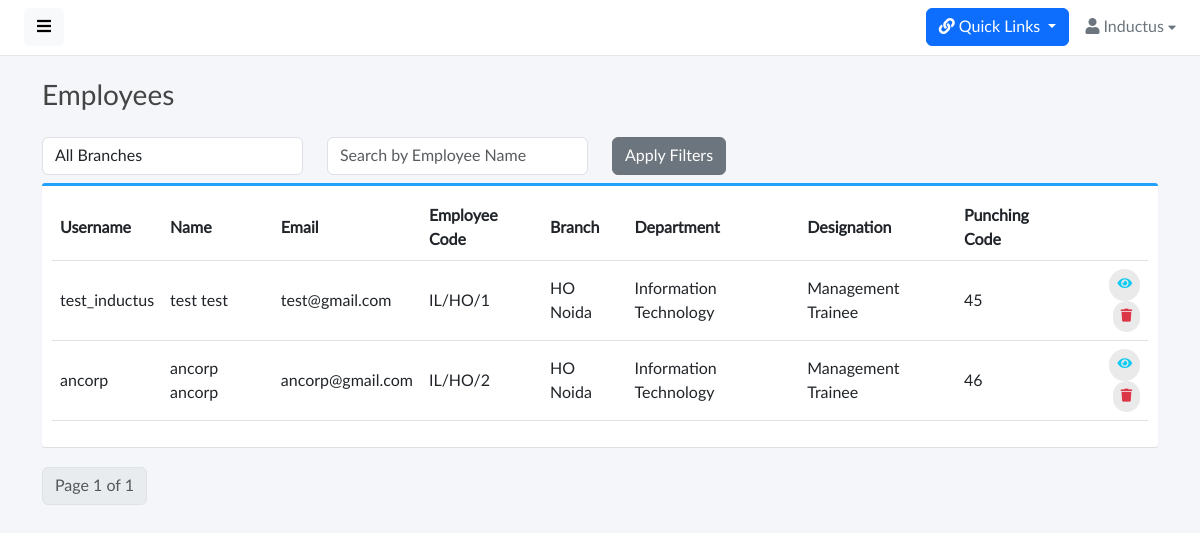
Before: /employees/ (signed in) with the older database file.
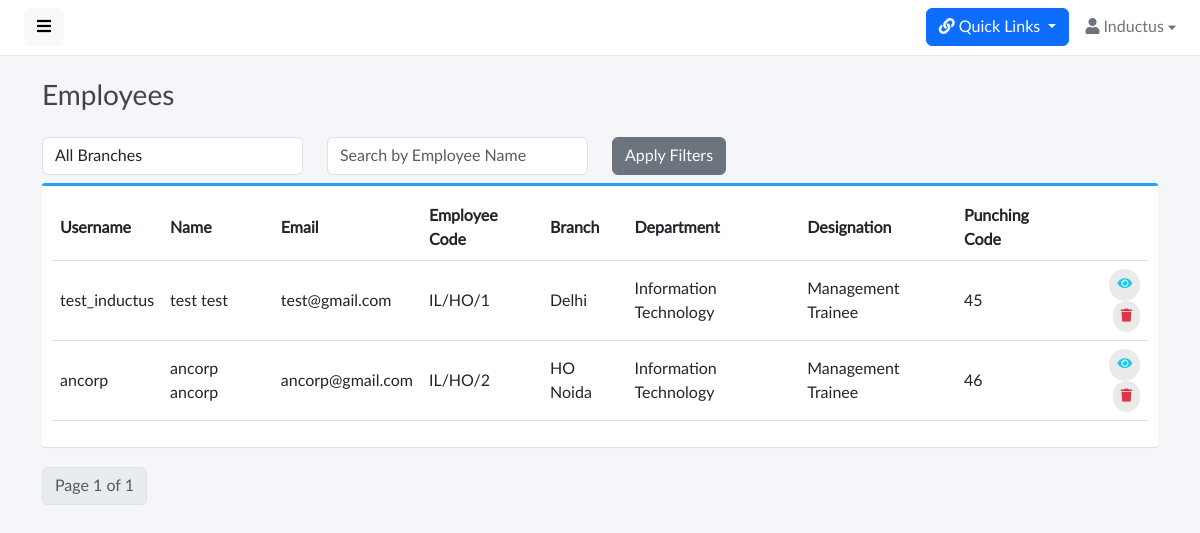
After: the same page with the newer database file.
### base/models.py (models this page shows, shortened)
class Employee(models.Model):
    GENDER_CHOICES = [
        ('Male', 'Male'),
        ('Female', 'Female'),
    ]
    SHIFT_CHOICES = [
        ('General', 'General'),
        ('UNICEF', 'UNICEF'),
    ]
    EMPLOYEE_TYPE_CHOICES = [
        ('Permanent','Permanent')
    ]
    GRADE_CHOICES = [
        ('Employee','Employee'),
        ('Consultant','Consultant'),
        ('UNF Employee','UNF Employee'),
        ('UNF Supervisor','UNF Supervisor'),
    ]
    id = models.CharField(max_length=25,primary_key=True,default=generate_unique_id,editable=False)
    user = models.OneToOneField(User, on_delete=models.CASCADE,editable=False)
    employee_code = models.CharField(max_length=20,unique=True,null=True,blank=True)
    first_name = models.CharField(max_length=100 ,null=True,blank=True)
    middle_name = models.CharField(max_length=100,blank=True,null=True)
    last_name = models.CharField(max_length=100 , null=True,blank=True)
    email = models.CharField(max_length=100, null=True,blank=True , unique=True)
    official_email= models.CharField(max_length=100, blank=True , null=True , unique=True)
    gender = models.CharField(max_length=10, choices=GENDER_CHOICES)
    punching_code = models.IntegerField(unique=True , null=True , blank=True)
    date_of_joining = models.DateField(null=True)
    branch = models.ForeignKey(Branch, on_delete=models.SET_NULL,null=True,blank=True)
    department = models.ForeignKey(Department, on_delete=models.SET_NULL, null=True,blank=True)
    designation = models.ForeignKey(Designation, on_delete=models.SET_NULL,null=True,blank=True)
    employee_type = models.CharField(max_length=100, choices=EMPLOYEE_TYPE_CHOICES)
    shift = models.CharField(max_length=100, choices=SHIFT_CHOICES)
    grade = models.CharField(max_length=100, choices=GRADE_CHOICES)
    reporting_manager = models.ForeignKey(
        'self',
        on_delete=models.SET_NULL,
        null=True,
        blank=True,
        related_name='reportees'
    )
    ctc = models.CharField(max_length=20,null=True,blank=True)
    gross_salary = models.CharField(max_length=20,null=True,blank=True)
    basic_salary = models.CharField(max_length=20,null=True,blank=True)

class Branch(models.Model):
    id = models.CharField(default=generate_unique_id,primary_key=True,editable=False,max_length=25)
    branch_name = models.CharField(max_length=100,unique=True)
    branch_code = models.CharField(max_length=100,unique=True)
    address = models.CharField(max_length=200,blank=True,null=True)
    tehsil = models.CharField(max_length=100,blank=True,null=True)
    district = models.CharField(max_length=100,blank=True,null=True)
    city = models.CharField(max_length=50,blank=True,null=True)
    state = models.CharField(max_length=50,choices=STATE_CHOICES,blank=True,null=True)
    country = CountryField(blank_label="(select country)")
    status = models.BooleanField()
    def __str__(self):
        return self.branch_name

class Department(models.Model):
    id = models.CharField(max_length=25,primary_key=True,default=generate_unique_id,editable=False)
    department_name = models.CharField(max_length=100,unique=True)
    department_code = models.CharField(max_length=5,unique=True,blank=True,null=True)
    status = models.BooleanField(default=True)
    def __str__(self):
        return self.department_name

class Designation(models.Model):
    id = models.CharField(max_length=25,primary_key=True,default=generate_unique_id,editable=False)
    designation_name = models.CharField(max_length=100,unique=True)
    designation_code = models.CharField(max_length=5,unique=True,blank=True,null=True)
    status = models.BooleanField(default=True)
    def __str__(self):
        return self.designation_name

### base/views.py (the view)
# urls.py: path('employees/',views.EmployeeView,name='employees'),
@login_required(login_url='signin')
def EmployeeView(request):
    employees = Employee.objects.all()
    branchs = Branch.objects.all()
    departments = Department.objects.all()
    designations = Designation.objects.all()
    numeric_part = 0
    if request.method == 'GET':
        try:
            branch_filter = request.GET.get('branch')
            if branch_filter:
                employees = employees.filter(branch__branch_name=branch_filter)
            employee_name = request.GET.get('employee_name')
            if employee_name:
                employees = employees.filter(Q(first_name__icontains=employee_name) | Q(last_name__icontains=employee_name))
            last_employee = Employee.objects.order_by('-employee_code').first()
            if last_employee:
                last_code = last_employee.employee_code
                if last_code and any(char.isdigit() for char in last_code):
                    numeric_part = int(''.join(filter(str.isdigit, last_code)))
        except Employee.DoesNotExist:
            pass  # Handle the case when no Employee objects exist
    items_per_page = 5
    paginator = Paginator(employees, items_per_page)
    page = request.GET.get('page')
    try:
        employees = paginator.page(page)
    except PageNotAnInteger:
        employees = paginator.page(1)
    except EmptyPage:
        employees = paginator.page(paginator.num_pages)
    context = {
        'employees': employees,
        'next_employee_code': numeric_part + 1,
        'designations': designations,
        'departments': departments,
        'branchs': branchs,
    }
    return render(request, 'employee.html', context)

### base/templates/employee.html (shortened to what this page needs)
{% extends 'base.html' %}
{% load static %}
{% block start %}
<div class="content">
  <div class="container">
    <div class="page-title">
      <h3>Employees</h3>
    </div>
      <form method="get" action="{% url 'employees' %}">
        <div class="row">
          <div class="col-sm-3 form-group mt-2 mb-2">
            <select class="form-control" name="branch">
                <option value="">All Branches</option>
            </select>
          </div>
          <div class="col-sm-3 form-group mt-2 mb-2">
            <input class="form-control" type="text" name="employee_name" placeholder="Search by Employee Name">
          </div>
          <div class="col-sm-3 form-group mt-2 mb-2">
            <button type="submit" class="btn btn-secondary">Apply Filters</button>
          </div>
      </div>
    </form>
    <div class="box box-primary">
      <div class="box-body">
        <table width="100%" class="table table-hover" id="dataTables-example">
          <thead>
            <tr>
              <th>Username</th>
              <th>Name</th>
              <th>Email</th>
              <th>Employee Code</th>
              <th>Branch</th>
              <th>Department</th>
              <th>Designation</th>
              <th>Punching Code</th>
              <th></th>
            </tr>
          </thead>
          <tbody>
            {% if employees %}
            {% for employee in employees %}
            <tr>
              <td>{{employee.user.username}}</td>
              <td>{{employee.first_name}} {{employee.last_name}}</td>
              <td>{{employee.email}}</td>
              <td>{{employee.employee_code}}</td>
              <td>{{employee.branch}}</td>
              <td>{{employee.department}}</td>
              <td>{{employee.designation}}</td>
              <td>{{employee.punching_code}}</td>
              <td class="text-end">
                <a href="{% url 'employee_profile' employee.id %}" class="btn btn-outline-info btn-rounded"><i
                    class="fas fa-eye"></i></a>
                <a class="btn btn-outline-danger btn-rounded" data-bs-toggle="modal"
                  data-bs-target="#deleteUserModal{{employee.id}}">
                  <i class="fas fa-trash"></i>
                </a>
              </td>
            </tr>
            {% endfor %}
            {% else %}
            <tr>
              <td>No Employee Found</td>
            </tr>
            {% endif %}
          </tbody>
        </table>
      </div>
    </div>
    <nav aria-label="Employee Pagination">
      <ul class="pagination ">
          <li class="page-item disabled">
              <span class="page-link">Page {{ employees.number }} of {{ employees.paginator.num_pages }}</span>
          </li>
      </ul>
  </nav>
  </div>
</div>
{% endblock %}

Changed rows visible on the page:
changed Employee "test": branch "HO Noida" → "Delhi"
